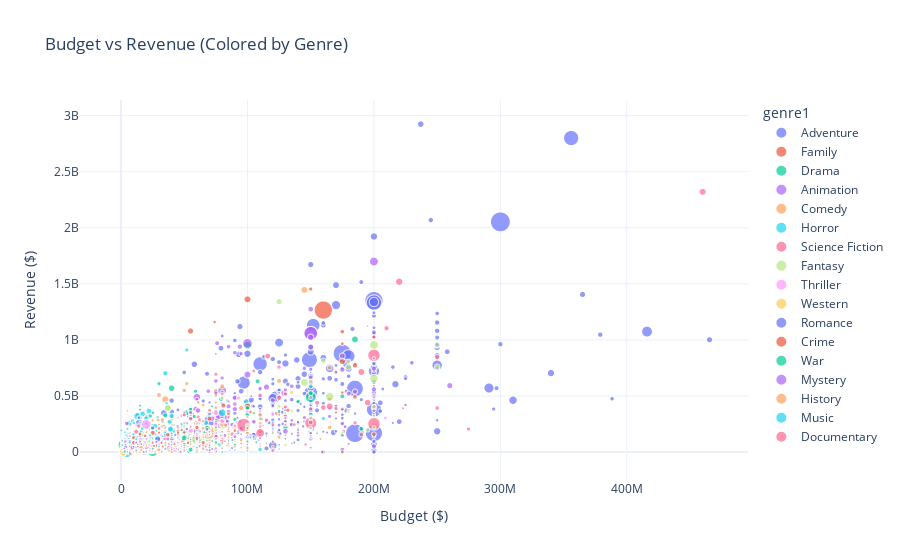

Notebook cell for this chart:
### Code cell
import plotly.express as px

#Option 1

fig1 = px.scatter(
    df_model,
    x='budget',
    y='revenue',
    color='genre1',          # color by genre string (e.g., Action, Comedy)
    size='popularity',       # optional: size points by popularity
    hover_data=['title'],    # optional: show movie title on hover
    title='Budget vs Revenue (Colored by Genre)',
    labels={'budget': 'Budget ($)', 'revenue': 'Revenue ($)'}
)

fig1.update_layout(template='plotly_white')
fig1.show()

### Figure 1 — Plotly figure (JSON) as saved in the notebook; plotly's stock layout.template omitted (floating-point values rounded to 4 significant figures; data arrays with more than 128 entries replaced by an {"elided": "..."} marker saying what was removed)
{"data": [{"customdata": {"elided": "772x1 str values"}, "hovertemplate": "genre1=Adventure<br>Budget ($)=%{x}<br>Revenue ($)=%{y}<br>popularity=%{marker.size}<br>title=%{customdata[0]}<extra></extra>", "legendgroup": "Adventure", "marker": {"color": "#636efa", "size": {"elided": "772 float values"}, "sizemode": "area", "sizeref": 0.5104, "symbol": "circle"}, "mode": "markers", "name": "Adventure", "showlegend": true, "type": "scattergl", "x": {"elided": "772 int values"}, "xaxis": "x", "y": {"elided": "772 int values"}, "yaxis": "y"}, {"customdata": [["Beauty and the Beast"], ["The Super Mario Bros. Movie"], ["The Garfield Movie"], ["Coco"], ["Paddington in Peru"], ["Madagascar"], ["Wreck-It Ralph"], ["PAW Patrol: The Mighty Movie"], ["The Bad Guys"], ["Maleficent: Mistress of Evil"], ["Cars 3"], ["Toy Story 4"], ["The Day the Earth Blew Up: A Looney Tunes Movie"], ["Penguins of Madagascar"], ["Alice in Wonderland"], ["Frozen II"], ["Bee Movie"], ["Dora and the Lost City of Gold"], ["The SpongeBob Movie: Sponge on the Run"], ["How the Grinch Stole Christmas"], ["Wonder"], ["The Angry Birds Movie 2"], ["Trolls World Tour"], ["PAW Patrol: The Movie"], ["The SpongeBob SquarePants Movie"], ["Madagascar: Escape 2 Africa"], ["Ralph Breaks the Internet"], ["The SpongeBob Movie: Sponge Out of Water"], ["Over the Hedge"], ["Harold and the Purple Crayon"], ["The Jungle Book"], ["The Grinch"], ["Trolls"], ["Space Jam: A New Legacy"], ["The Spiderwick Chronicles"], ["Onward"], ["Smurfs: The Lost Village"], ["Sinbad: Legend of the Seven Seas"], ["Minions"], ["The Road to El Dorado"], ["Miracles from Heaven"], ["Like Mike"], ["Stuart Little 2"], ["Abominable"], ["Freaky Friday"], ["ParaNorman"], ["Roald Dahl's Matilda the Musical"], ["The Addams Family"], ["Dumbo"], ["The Lizzie McGuire Movie"], ["The Wild"], ["RV"], ["The Cat in the Hat"], ["August Rush"], ["Spy Kids 2: The Island of Lost Dreams"], ["Clifford the Big Red Dog"], ["Captain Underpants: The First Epic Movie"], ["Peter Rabbit 2: The Runaway"], ["Spy Kids"], ["A Dog's Journey"], ["Speed Racer"], ["The Secret Life of Bees"], ["Diary of a Wimpy Kid: Rodrick Rules"], ["Mr. Bean's Holiday"], ["Cats & Dogs: The Revenge of Kitty Galore"], ["My Little Pony: The Movie"], ["Soul Surfer"], ["Gulliver's Travels"], ["My Spy"], ["Alvin and the Chipmunks: The Road Chip"], ["The Lego Ninjago Movie"], ["The Muppets"], ["Dolittle"], ["Lady and the Tramp"], ["Smallfoot"], ["Ella Enchanted"], ["The Water Horse"], ["Spy Kids 3-D: Game Over"], ["Spy Kids: All the Time in the World"], ["Underdog"], ["G-Force"], ["Missing Link"], ["Early Man"], ["Sleepover"], ["Zoom"], ["The Wolf and the Lion"], ["Playing with Fire"], ["102 Dalmatians"], ["A Street Cat Named Bob"], ["The Son of Bigfoot"], ["Marmaduke"], ["Kicking & Screaming"], ["The Jungle Book 2"], ["Nancy Drew"], ["Cats & Dogs"], ["Ice Princess"], ["Pooh's Heffalump Movie"], ["Middle School: The Worst Years of My Life"], ["Shaun the Sheep Movie"], ["Valiant"], ["Are We There Yet?"], ["Playmobil: The Movie"]], "hovertemplate": "genre1=Family<br>Budget ($)=%{x}<br>Revenue ($)=%{y}<br>popularity=%{marker.size}<br>title=%{customdata[0]}<extra></extra>", "legendgroup": "Family", "marker": {"color": "#EF553B", "size": [173.1, 24.61, 21.14, 20.5, 18.86, 14.18, 12.07, 11.67, 11.48, 11.24, 11.23, 11.19, 11.0, 10.2, 10.1, 10.08, 9.688, 9.636, 9.274, 8.813, 8.739, 8.64, 8.629, 8.6, 8.587, 8.548, 8.474, 8.235, 8.166, 7.977, 7.889, 7.719, 7.697, 7.667, 7.59, 7.046, 7.005, 6.489, 6.436, 5.922, 5.92, 5.737, 5.715, 5.593, 5.59, 5.412, 5.34, 5.261, 5.211, 5.183, 5.183, 5.183, 5.171, 5.127, 5.122, 4.983, 4.884, 4.817, 4.757, 4.69, 4.64, 4.607, 4.48, 4.479, 4.445, 4.372, 4.307, 4.28, 4.275, 4.196, 4.066, 4.032, 3.941, 3.917, 3.845, 3.766, 3.748, 3.695, 3.654, 3.49, 3.434, 3.377, 3.232, 3.222, 3.158, 3.13, 3.048, 3.038, 3.008, 2.952, 2.944, 2.918, 2.906, 2.788, 2.75, 2.738, 2.711, 2.587, 2.566, 2.487, 2.412, 2.389], "sizemode": "area", "sizeref": 0.5104, "symbol": "circle"}, "mode": "markers", "name": "Family", "showlegend": true, "type": "scattergl", "x": [160000000, 100000000, 60000000, 175000000, 90000000, 75000000, 165000000, 30000000, 80000000, 185000000, 175000000, 175000000, 15000000, 132000000, 200000000, 150000000, 150000000, 49000000, 60000000, 123000000, 20000000, 65000000, 90000000, 26000000, 30000000, 150000000, 175000000, 74000000, 80000000, 40000000, 175000000, 75000000, 125000000, 150000000, 90000000, 200000000, 60000000, 60000000, 74000000, 95000000, 16000000, 30000000, 120000000, 75000000, 26000000, 60000000, 25000000, 40000000, 170000000, 17000000, 80000000, 50000000, 109000000, 25000000, 38000000, 64000000, 38000000, 45000000, 35000000, 16000000, 120000000, 11000000, 21000000, 25000000, 85000000, 6000000, 18000000, 112000000, 18000000, 90000000, 70000000, 45000000, 175000000, 60000000, 80000000, 31000000, 40000000, 38000000, 27000000, 25000000, 150000000, 100000000, 50000000, 10000000, 75600000, 11900000, 29900000, 85000000, 8000000, 30000000, 50000000, 45000000, 20000000, 20000000, 60000000, 25000000, 20000000, 8500000, 25000000, 35000000, 32000000, 75000000], "xaxis": "x", "y": [1266115964, 1362000000, 254907482, 807816196, 209470312, 542064525, 471222889, 202231360, 250162278, 491730089, 383925276, 1073841394, 15076954, 373515621, 1025467110, 1453683476, 287594577, 120600000, 4700000, 345800000, 315025930, 137792047, 49276818, 144327371, 140161792, 603900354, 529323962, 311594032, 343397247, 32227855, 966550600, 508600000, 347337803, 163692228, 164200000, 141940042, 197183546, 80767884, 1159457503, 76400000, 74000000, 62300000, 169956806, 190304772, 160846332, 107139399, 37289659, 204394183, 353284621, 55534455, 102338515, 87528173, 133800000, 66122026, 119723358, 107347356, 125427681, 153000000, 147934180, 78871079, 93900000, 38105395, 72526996, 232225908, 112483764, 61294644, 47088990, 237382724, 10200000, 233755553, 123081555, 165184237, 251410631, 51000000, 214115531, 27400000, 103967384, 197101678, 85564310, 65270477, 292817841, 26565710, 53431158, 10143022, 12506188, 15300000, 69412425, 183611771, 17900000, 46372519, 83761844, 56070433, 135700000, 30715465, 93375151, 27645491, 52900000, 23316139, 106209378, 61746888, 97918663, 1630000], "yaxis": "y"}, {"customdata": {"elided": "620x1 str values"}, "hovertemplate": "genre1=Drama<br>Budget ($)=%{x}<br>Revenue ($)=%{y}<br>popularity=%{marker.size}<br>title=%{customdata[0]}<extra></extra>", "legendgroup": "Drama", "marker": {"color": "#00cc96", "size": {"elided": "620 float values"}, "sizemode": "area", "sizeref": 0.5104, "symbol": "circle"}, "mode": "markers", "name": "Drama", "showlegend": true, "type": "scattergl", "x": {"elided": "620 int values"}, "xaxis": "x", "y": {"elided": "620 int values"}, "yaxis": "y"}, {"customdata": {"elided": "163x1 str values"}, "hovertemplate": "genre1=Animation<br>Budget ($)=%{x}<br>Revenue ($)=%{y}<br>popularity=%{marker.size}<br>title=%{customdata[0]}<extra></extra>", "legendgroup": "Animation", "marker": {"color": "#ab63fa", "size": {"elided": "163 float values"}, "sizemode": "area", "sizeref": 0.5104, "symbol": "circle"}, "mode": "markers", "name": "Animation", "showlegend": true, "type": "scattergl", "x": {"elided": "163 int values"}, "xaxis": "x", "y": {"elided": "163 int values"}, "yaxis": "y"}, {"customdata": {"elided": "563x1 str values"}, "hovertemplate": "genre1=Comedy<br>Budget ($)=%{x}<br>Revenue ($)=%{y}<br>popularity=%{marker.size}<br>title=%{customdata[0]}<extra></extra>", "legendgroup": "Comedy", "marker": {"color": "#FFA15A", "size": {"elided": "563 float values"}, "sizemode": "area", "sizeref": 0.5104, "symbol": "circle"}, "mode": "markers", "name": "Comedy", "showlegend": true, "type": "scattergl", "x": {"elided": "563 int values"}, "xaxis": "x", "y": {"elided": "563 int values"}, "yaxis": "y"}, {"customdata": {"elided": "293x1 str values"}, "hovertemplate": "genre1=Horror<br>Budget ($)=%{x}<br>Revenue ($)=%{y}<br>popularity=%{marker.size}<br>title=%{customdata[0]}<extra></extra>", "legendgroup": "Horror", "marker": {"color": "#19d3f3", "size": {"elided": "293 float values"}, "sizemode": "area", "sizeref": 0.5104, "symbol": "circle"}, "mode": "markers", "name": "Horror", "showlegend": true, "type": "scattergl", "x": {"elided": "293 int values"}, "xaxis": "x", "y": {"elided": "293 int values"}, "yaxis": "y"}, {"customdata": [["Alien: Covenant"], ["Guardians of the Galaxy Vol. 2"], ["Dark Phoenix"], ["Annihilation"], ["Blade Runner 2049"], ["Ghost in the Shell"], ["The Avengers"], ["Avatar: The Way of Water"], ["Dune: Part Two"], ["Dune"], ["Transformers: Rise of the Beasts"], ["Venom"], ["Kingdom of the Planet of the Apes"], ["Guardians of the Galaxy Vol. 3"], ["Teenage Mutant Ninja Turtles"], ["Transformers: Age of Extinction"], ["The Hunger Games: Mockingjay - Part 1"], ["M3GAN"], ["Poor Things"], ["Terminator Genisys"], ["The Creator"], ["Eternals"], ["Solo: A Star Wars Story"], ["Venom: Let There Be Carnage"], ["Eternal Sunshine of the Spotless Mind"], ["A Quiet Place Part II"], ["The Incredible Hulk"], ["Predators"], ["The Matrix Resurrections"], ["The Predator"], ["Jupiter Ascending"], ["Nope"], ["Prometheus"], ["The Marvels"], ["Maze Runner: The Scorch Trials"], ["Star Trek"], ["Godzilla: King of the Monsters"], ["The Hunger Games"], ["Megalopolis"], ["Ant-Man"], ["Elysium"], ["Terminator: Dark Fate"], ["Dawn of the Planet of the Apes"], ["Minority Report"], ["Predestination"], ["RoboCop"], ["Maze Runner: The Death Cure"], ["The Purge"], ["Chronicle"], ["Hulk"], ["Gravity"], ["The Butterfly Effect"], ["What Happened to Monday"], ["The 5th Wave"], ["Fantastic Four: Rise of the Silver Surfer"], ["Zathura: A Space Adventure"], ["Gemini Man"], ["Moonfall"], ["Anon"], ["District 9"], ["The Core"], ["Battle: Los Angeles"], ["The Adjustment Bureau"], ["Mr. Nobody"], ["The New Mutants"], ["Vivarium"], ["Riddick"], ["Superman Returns"], ["Replicas"], ["Code 8"], ["The Endless"], ["Transformers: Revenge of the Fallen"], ["After Earth"], ["Ender's Game"], ["Serenity"], ["Surrogates"], ["Æon Flux"], ["Skyline"], ["Ad Astra"], ["Kin"], ["The 6th Day"], ["Hot Tub Time Machine"], ["Captive State"], ["Stealth"], ["Project Gemini"], ["Moon"], ["Crimes of the Future"], ["Sunshine"], ["Dark Skies"], ["I.S.S."], ["Ultraviolet"], ["The Time Machine"], ["Star Trek: Nemesis"], ["Freaks"], ["Songbird"], ["Push"], ["High Life"], ["Self/less"], ["Prospect"], ["Frequency"], ["Voyagers"], ["Outlander"], ["Primer"], ["K-PAX"], ["Battlefield Earth"], ["S1m0ne"], ["Cosmic Sin"], ["Mission to Mars"], ["Project Almanac"]], "hovertemplate": "genre1=Science Fiction<br>Budget ($)=%{x}<br>Revenue ($)=%{y}<br>popularity=%{marker.size}<br>title=%{customdata[0]}<extra></extra>", "legendgroup": "Science Fiction", "marker": {"color": "#FF6692", "size": [93.85, 79.34, 78.76, 77.43, 74.95, 40.48, 29.69, 25.48, 24.39, 24.2, 21.76, 18.25, 17.41, 15.28, 15.2, 15.18, 14.71, 14.2, 12.76, 12.39, 12.36, 12.35, 11.76, 11.73, 11.6, 11.4, 11.23, 11.14, 11.04, 10.46, 10.23, 10.17, 9.995, 9.973, 9.736, 9.647, 9.643, 9.156, 9.017, 8.977, 8.947, 8.861, 8.652, 8.157, 8.144, 7.624, 7.579, 7.495, 7.484, 7.451, 7.436, 7.159, 7.079, 7.051, 7.015, 6.951, 6.871, 6.829, 6.711, 6.453, 5.868, 5.797, 5.678, 5.674, 5.623, 5.445, 5.24, 5.212, 5.171, 5.111, 4.984, 4.964, 4.715, 4.615, 4.588, 4.483, 4.432, 4.33, 4.21, 4.145, 4.137, 3.896, 3.784, 3.745, 3.703, 3.675, 3.453, 3.444, 3.343, 3.29, 3.278, 3.276, 3.242, 3.202, 3.143, 3.092, 3.082, 3.03, 3.01, 2.968, 2.957, 2.933, 2.846, 2.806, 2.759, 2.755, 2.666, 2.585, 2.499], "sizemode": "area", "sizeref": 0.5104, "symbol": "circle"}, "mode": "markers", "name": "Science Fiction", "showlegend": true, "type": "scattergl", "x": [97000000, 200000000, 200000000, 40000000, 150000000, 110000000, 220000000, 460000000, 190000000, 165000000, 195000000, 116000000, 160000000, 250000000, 125000000, 210000000, 125000000, 12000000, 35000000, 155000000, 80000000, 200000000, 250000000, 110000000, 20000000, 55000000, 150000000, 40000000, 190000000, 88000000, 176000000, 68000000, 130000000, 274800000, 61000000, 150000000, 170000000, 75000000, 120000000, 130000000, 115000000, 185000000, 170000000, 102000000, 5500000, 120000000, 62000000, 3000000, 15000000, 137000000, 105000000, 13000000, 20000000, 38000000, 130000000, 65000000, 140000000, 146000000, 20000000, 30000000, 60000000, 70000000, 50200000, 47000000, 67000000, 4000000, 38000000, 223000000, 30000000, 15000000, 1000000, 200000000, 130000000, 110000000, 39000000, 80000000, 62000000, 10500000, 87500000, 30000000, 82000000, 36000000, 25000000, 135000000, 6000000, 5000000, 27000000, 50000000, 3500000, 13800000, 30000000, 80000000, 60000000, 2000, 2500000, 38000000, 8933400, 26000000, 4000000, 31000000, 20000000, 50000000, 7000, 48000000, 44000000, 10000000, 20000000, 90000000, 12000000], "xaxis": "x", "y": [240891763, 863756051, 252442974, 43070915, 259239658, 169801921, 1518815515, 2320250281, 714444358, 407573628, 441381193, 856085151, 397378150, 845600000, 485004754, 1104054072, 755356711, 181796517, 117607117, 440603537, 104272136, 402064899, 392952373, 506863592, 72258126, 297372261, 264770996, 127200000, 156497322, 160542134, 184000000, 170823080, 403354469, 206136825, 312296056, 386839614, 387300138, 694394724, 13857002, 519311965, 286140700, 261119292, 710644566, 358372926, 4942449, 242688965, 288175335, 91266581, 145000000, 245360480, 723192705, 96800000, 27975429, 109906372, 301913131, 65079104, 173469516, 67319703, 1197741, 210888950, 74208267, 211800000, 127900000, 2331721, 49169594, 488000, 98337295, 391081192, 8100000, 157209, 956425, 836303693, 243843127, 125537191, 38869464, 122444772, 53321673, 66984887, 127461872, 10023153, 96085477, 64780213, 8808611, 76932943, 211674, 9760104, 4551565, 34800000, 25174316, 6605079, 31070211, 123700000, 67336470, 368410, 1000000, 49678401, 2133033, 31807156, 22777, 68106245, 4298184, 7033683, 545436, 50315140, 29725663, 19576023, 349757, 110983407, 33200000], "yaxis": "y"}, {"customdata": [["The Dark Tower"], ["Doctor Strange in the Multiverse of Madness"], ["How to Train Your Dragon"], ["Fantastic Beasts: The Crimes of Grindelwald"], ["How to Train Your Dragon 2"], ["Twilight"], ["Twilight"], ["Harry Potter and the Deathly Hallows: Part 2"], ["Maleficent"], ["Thor: Love and Thunder"], ["Shrek the Third"], ["Constantine"], ["The Hobbit: The Desolation of Smaug"], ["Donnie Darko"], ["Damsel"], ["Fantastic Beasts: The Secrets of Dumbledore"], ["Fantastic Beasts and Where to Find Them"], ["Ghostbusters: Frozen Empire"], ["Ghostbusters: Afterlife"], ["Hancock"], ["Hellboy: The Crooked Man"], ["Jack the Giant Slayer"], ["Bruce Almighty"], ["Wrath of the Titans"], ["The Mummy"], ["Jungle Cruise"], ["The Watchers"], ["Miss Peregrine's Home for Peculiar Children"], ["Knights of the Zodiac"], ["The Smurfs 2"], ["Underworld: Blood Wars"], ["Hansel & Gretel: Witch Hunters"], ["Hellboy"], ["Daredevil"], ["The Lovely Bones"], ["The Last Witch Hunter"], ["Immortals"], ["Oz the Great and Powerful"], ["Home"], ["R.I.P.D."], ["The Sorcerer's Apprentice"], ["Midnight in Paris"], ["Underworld"], ["The Ant Bully"], ["Hellboy"], ["Underworld: Awakening"], ["Hellboy II: The Golden Army"], ["Nanny McPhee"], ["Chaos Walking"], ["Underworld: Evolution"], ["Drive Angry"], ["Son of the Mask"], ["The Legend of Tarzan"], ["The Nutcracker and the Four Realms"], ["The League of Extraordinary Gentlemen"], ["Blade II"], ["The Mortal Instruments: City of Bones"], ["Underworld: Rise of the Lycans"], ["Sorry to Bother You"], ["Mary Poppins Returns"], ["Bedazzled"], ["A Monster Calls"], ["Evan Almighty"], ["The Santa Clause 2"], ["Mandy"], ["Cats"], ["Pan"], ["The Illusionist"], ["The Covenant"], ["The Kid"], ["Eragon"], ["MirrorMask"], ["Aquamarine"], ["Enter the Void"], ["Where the Wild Things Are"], ["Don't Be Afraid of the Dark"], ["If Only"], ["Penelope"], ["Bedtime Stories"], ["Ghosts of Girlfriends Past"], ["Into the Woods"], ["Beautiful Creatures"], ["The King's Daughter"]], "hovertemplate": "genre1=Fantasy<br>Budget ($)=%{x}<br>Revenue ($)=%{y}<br>popularity=%{marker.size}<br>title=%{customdata[0]}<extra></extra>", "legendgroup": "Fantasy", "marker": {"color": "#B6E880", "size": [60.75, 43.08, 39.33, 37.47, 31.1, 25.9, 25.9, 20.09, 16.72, 14.56, 14.48, 11.86, 11.76, 10.59, 10.18, 10.03, 9.87, 9.303, 9.132, 8.782, 8.731, 8.685, 8.617, 8.268, 8.024, 7.992, 7.976, 7.875, 7.732, 7.723, 7.588, 7.54, 7.337, 7.208, 7.042, 6.87, 6.787, 6.29, 6.133, 6.131, 6.093, 6.064, 5.887, 5.727, 5.605, 5.591, 5.5, 5.49, 5.472, 5.325, 5.314, 5.213, 5.204, 4.951, 4.767, 4.763, 4.759, 4.617, 4.529, 4.427, 4.272, 4.128, 4.029, 3.902, 3.877, 3.795, 3.788, 3.725, 3.719, 3.555, 3.28, 3.265, 3.192, 3.089, 3.037, 3.021, 2.988, 2.769, 2.738, 2.725, 2.553, 2.548, 2.501], "sizemode": "area", "sizeref": 0.5104, "symbol": "circle"}, "mode": "markers", "name": "Fantasy", "showlegend": true, "type": "scattergl", "x": [60000000, 200000000, 165000000, 200000000, 145000000, 37000000, 37000000, 125000000, 180000000, 250000000, 160000000, 100000000, 250000000, 4500000, 60000000, 200000000, 180000000, 100000000, 75000000, 150000000, 20000000, 195000000, 80000000, 150000000, 125000000, 200000000, 30000000, 110000000, 60000000, 105000000, 35000000, 50000000, 50000000, 78000000, 65000000, 90000000, 75000000, 200000000, 135000000, 130000000, 150000000, 17000000, 22000000, 50000000, 66000000, 70000000, 85000000, 25000000, 125000000, 50000000, 50000000, 84000000, 180000000, 120000000, 78000000, 54000000, 60000000, 35000000, 3200000, 130000000, 48000000, 43000000, 175000000, 65000000, 6000000, 95000000, 150000000, 16500000, 20000000, 65000000, 100000000, 4000000, 12000000, 13000000, 100000000, 25000000, 532673, 15000000, 80000000, 37500000, 50000000, 60000000, 40500000], "xaxis": "x", "y": [113231078, 955775804, 494879471, 654900000, 621537519, 393616788, 393616788, 1341511219, 758539785, 760900000, 813367380, 230900000, 958400000, 7500000, 5000, 407200000, 809342332, 201967521, 204334455, 629400000, 2014050, 197700000, 484592874, 301970083, 409231607, 220889446, 51147812, 296482446, 7000000, 347434178, 81093313, 226349749, 55065289, 179179718, 93600000, 146936910, 226904017, 491868548, 368871007, 61600000, 215300000, 151119219, 95708457, 55200000, 99318987, 160112671, 160388063, 123276807, 26508132, 111476513, 40909909, 59918422, 356743061, 173961069, 179265204, 155010032, 95396573, 92158961, 18200000, 348807090, 90383208, 47309313, 174440724, 172842355, 1653784, 77276321, 128388320, 87892388, 37597471, 110317580, 250425512, 973613, 23006849, 754249, 100140916, 36993168, 3000000, 21156270, 212874864, 102366815, 212902372, 60052138, 2200000], "yaxis": "y"}, {"customdata": {"elided": "145x1 str values"}, "hovertemplate": "genre1=Thriller<br>Budget ($)=%{x}<br>Revenue ($)=%{y}<br>popularity=%{marker.size}<br>title=%{customdata[0]}<extra></extra>", "legendgroup": "Thriller", "marker": {"color": "#FF97FF", "size": {"elided": "145 float values"}, "sizemode": "area", "sizeref": 0.5104, "symbol": "circle"}, "mode": "markers", "name": "Thriller", "showlegend": true, "type": "scattergl", "x": {"elided": "145 int values"}, "xaxis": "x", "y": {"elided": "145 int values"}, "yaxis": "y"}, {"customdata": [["Bone Tomahawk"], ["Bone Tomahawk"], ["The Revenant"], ["Horizon: An American Saga - Chapter 1"], ["3:10 to Yuma"], ["Hell or High Water"], ["The Sisters Brothers"], ["Open Range"], ["The Homesman"], ["Jane Got a Gun"], ["Hidalgo"], ["The Kid"]], "hovertemplate": "genre1=Western<br>Budget ($)=%{x}<br>Revenue ($)=%{y}<br>popularity=%{marker.size}<br>title=%{customdata[0]}<extra></extra>", "legendgroup": "Western", "marker": {"color": "#FECB52", "size": [31.72, 31.72, 9.264, 6.455, 4.599, 4.267, 3.597, 3.227, 2.937, 2.769, 2.714, 2.4], "sizemode": "area", "sizeref": 0.5104, "symbol": "circle"}, "mode": "markers", "name": "Western", "showlegend": true, "type": "scattergl", "x": [1800000, 1800000, 135000000, 50000000, 55000000, 12000000, 38000000, 22000000, 16000000, 25000000, 100000000, 8000000], "xaxis": "x", "y": [475846, 475846, 532950503, 38735702, 70000000, 37600000, 13143056, 68296293, 3442853, 3771345, 108103450, 1561698], "yaxis": "y"}, {"customdata": [["After"], ["The Notebook"], ["Cinderella"], ["Her"], ["Corpse Bride"], ["After We Collided"], ["We Live in Time"], ["After Ever Happy"], ["Call Me by Your Name"], ["After Everything"], ["Anyone But You"], ["Beautiful Disaster"], ["Five Feet Apart"], ["After We Fell"], ["Flipped"], ["Friends with Benefits"], ["Redeeming Love"], ["Fly Me to the Moon"], ["Beastly"], ["Secretary"], ["The Break-Up"], ["The Age of Adaline"], ["All of Us Strangers"], ["Waves"], ["The Fault in Our Stars"], ["Every Day"], ["She's Out of My League"], ["Marry Me"], ["Forever My Girl"], ["What to Expect When You're Expecting"], ["Focus"], ["Midnight Sun"], ["Overboard"], ["Monster-in-Law"], ["Two Weeks Notice"], ["The Next Three Days"], ["Failure to Launch"], ["Shortbus"], ["Punch-Drunk Love"], ["Rules Don't Apply"], ["Pride and Prejudice and Zombies"], ["Carol"], ["Cinderella Man"], ["Love Again"], ["The DUFF"], ["Sing Street"], ["If Beale Street Could Talk"], ["Soul Plane"], ["Upside Down"], ["Second Act"], ["The Space Between Us"], ["The Wedding Date"], ["Leap Year"], ["The House Bunny"], ["Becoming Jane"], ["Just Married"], ["Step Up All In"], ["All My Life"], ["My Big Fat Greek Wedding 2"], ["Brown Sugar"], ["Before Midnight"], ["Song to Song"], ["Fifty Shades of Black"], ["Ironclad"], ["Julie & Julia"], ["Brooklyn"], ["Freeheld"], ["Book Club"], ["Two Night Stand"], ["Return to Me"], ["The Painted Veil"], ["The Sweetest Thing"], ["I Don't Know How She Does It"], ["Under the Tuscan Sun"], ["Grace of Monaco"], ["Bel Ami"]], "hovertemplate": "genre1=Romance<br>Budget ($)=%{x}<br>Revenue ($)=%{y}<br>popularity=%{marker.size}<br>title=%{customdata[0]}<extra></extra>", "legendgroup": "Romance", "marker": {"color": "#636efa", "size": [24.56, 18.98, 17.92, 14.6, 14.18, 12.82, 12.6, 11.3, 10.87, 10.72, 10.11, 9.521, 9.22, 9.213, 8.668, 8.469, 8.0, 6.824, 6.794, 6.787, 6.587, 6.464, 6.461, 6.343, 6.038, 5.72, 5.374, 5.235, 5.053, 5.024, 4.948, 4.76, 4.692, 4.676, 4.661, 4.524, 4.384, 4.364, 4.285, 4.227, 4.197, 4.185, 4.174, 4.143, 3.872, 3.865, 3.862, 3.61, 3.608, 3.521, 3.482, 3.45, 3.441, 3.395, 3.344, 3.184, 3.166, 3.114, 3.065, 2.922, 2.9, 2.897, 2.865, 2.865, 2.855, 2.824, 2.672, 2.664, 2.598, 2.59, 2.508, 2.504, 2.499, 2.467, 2.425, 2.403], "sizemode": "area", "sizeref": 0.5104, "symbol": "circle"}, "mode": "markers", "name": "Romance", "showlegend": true, "type": "scattergl", "x": [14000000, 29000000, 95000000, 23000000, 40000000, 14000000, 20000000, 14000000, 3500000, 14000000, 25000000, 25000000, 7000000, 14000000, 14000000, 35000000, 30000000, 100000000, 17000000, 4000000, 52000000, 25000000, 5000000, 6000000, 14000000, 4900000, 20000000, 23000000, 3500000, 40000000, 50100000, 2800000, 12000000, 43000000, 60000000, 30000000, 50000000, 2000000, 25000000, 25000000, 28000000, 11800000, 88000000, 9000000, 8500000, 4000000, 12000000, 16000000, 60000000, 16000000, 30000000, 15000000, 19000000, 25000000, 16500000, 18000000, 45000000, 25000000, 18000000, 8000000, 3000000, 10000000, 20000000, 25000000, 40000000, 11000000, 7000000, 10000000, 1645000, 24000000, 19400000, 43000000, 24000000, 18000000, 30000000, 9000000], "xaxis": "x", "y": [69497587, 115600000, 543514353, 47351251, 118133252, 47990414, 37182814, 19238073, 43143046, 10644463, 214891370, 6850036, 92600000, 21753705, 4324817, 149500000, 9464198, 42247783, 43200000, 9300000, 205700000, 65663276, 14864960, 2576990, 307166834, 10400000, 49800000, 44000000, 16367326, 79700000, 153962963, 27365467, 91244913, 154749918, 199043242, 67448651, 130224158, 5557564, 24665649, 3900000, 16457494, 40272135, 108539911, 10000000, 43528634, 13624522, 20572691, 14800000, 22187813, 72282227, 14793385, 47175038, 32686500, 70442940, 37311672, 101564935, 86165646, 2000000, 90632641, 27362712, 11176469, 1710528, 21164799, 5151023, 129500000, 62076141, 573335, 78720293, 868081, 36600000, 26910847, 68696770, 31410151, 58878723, 26576000, 8303261], "yaxis": "y"}, {"customdata": {"elided": "140x1 str values"}, "hovertemplate": "genre1=Crime<br>Budget ($)=%{x}<br>Revenue ($)=%{y}<br>popularity=%{marker.size}<br>title=%{customdata[0]}<extra></extra>", "legendgroup": "Crime", "marker": {"color": "#EF553B", "size": {"elided": "140 float values"}, "sizemode": "area", "sizeref": 0.5104, "symbol": "circle"}, "mode": "markers", "name": "Crime", "showlegend": true, "type": "scattergl", "x": {"elided": "140 int values"}, "xaxis": "x", "y": {"elided": "140 int values"}, "yaxis": "y"}, {"customdata": [["Fury"], ["Civil War"], ["Troy"], ["Guy Ritchie's The Covenant"], ["Dunkirk"], ["1917"], ["American Sniper"], ["Pearl Harbor"], ["13 Hours: The Secret Soldiers of Benghazi"], ["Tears of the Sun"], ["12 Strong"], ["The Wall"], ["Lone Survivor"], ["Devotion"], ["War Horse"], ["Green Zone"], ["The Outpost"], ["Tolkien"], ["Alexander"], ["U-571"], ["Cold Mountain"], ["Flags of Our Fathers"], ["The Man with the Iron Heart"], ["Danger Close: The Battle of Long Tan"], ["Windtalkers"], ["The Water Diviner"], ["The Monuments Men"]], "hovertemplate": "genre1=War<br>Budget ($)=%{x}<br>Revenue ($)=%{y}<br>popularity=%{marker.size}<br>title=%{customdata[0]}<extra></extra>", "legendgroup": "War", "marker": {"color": "#00cc96", "size": [18.59, 16.58, 14.27, 12.7, 12.33, 10.93, 9.896, 9.707, 8.328, 6.497, 6.069, 5.762, 4.936, 4.902, 4.771, 4.669, 4.608, 4.457, 4.363, 4.34, 3.81, 3.56, 3.241, 3.206, 3.0, 2.462, 2.409], "sizemode": "area", "sizeref": 0.5104, "symbol": "circle"}, "mode": "markers", "name": "War", "showlegend": true, "type": "scattergl", "x": [68000000, 50000000, 175000000, 55000000, 150000000, 100000000, 58800000, 140000000, 50000000, 75000000, 35000000, 3000000, 40000000, 90000000, 66000000, 100000000, 18000000, 20000000, 155000000, 62000000, 79000000, 90000000, 32679734, 23934823, 115000000, 22500000, 70000000], "xaxis": "x", "y": [211817906, 126542249, 497409852, 21948551, 527000000, 394638258, 542300000, 449220945, 69411370, 86500000, 67450815, 4500000, 149295601, 20000000, 177584879, 94882889, 2133452, 8654322, 167298192, 127700000, 173013509, 65900249, 4412639, 2078370, 77600000, 15520023, 154984035], "yaxis": "y"}, {"customdata": [["Watchmen"], ["Gone Girl"], ["Blink Twice"], ["Get Out"], ["Memento"], ["Murder on the Orient Express"], ["Death on the Nile"], ["Scooby-Doo"], ["A Haunting in Venice"], ["Game Night"], ["Vanilla Sky"], ["Hypnotic"], ["Nerve"], ["Eagle Eye"], ["Inferno"], ["House of Wax"], ["Stay"], ["Amsterdam"], ["Identity"], ["The Crazies"], ["Reminiscence"], ["The Guest"], ["Sky Captain and the World of Tomorrow"], ["See How They Run"], ["The Fourth Kind"], ["Paper Towns"], ["The X Files: I Want to Believe"], ["Odd Thomas"], ["Secret Window"], ["Dream House"], ["Joe Dirt"], ["Femme Fatale"], ["Joy Ride"], ["Scooby-Doo 2: Monsters Unleashed"]], "hovertemplate": "genre1=Mystery<br>Budget ($)=%{x}<br>Revenue ($)=%{y}<br>popularity=%{marker.size}<br>title=%{customdata[0]}<extra></extra>", "legendgroup": "Mystery", "marker": {"color": "#ab63fa", "size": [18.31, 15.95, 13.12, 12.23, 11.53, 9.701, 8.148, 7.847, 7.816, 7.513, 6.573, 5.523, 5.095, 4.838, 4.681, 4.663, 4.588, 4.543, 4.536, 4.266, 4.092, 3.832, 3.788, 3.565, 3.465, 3.387, 3.261, 3.216, 3.121, 2.961, 2.896, 2.692, 2.679, 2.55], "sizemode": "area", "sizeref": 0.5104, "symbol": "circle"}, "mode": "markers", "name": "Mystery", "showlegend": true, "type": "scattergl", "x": [130000000, 61000000, 20000000, 4500000, 9000000, 55000000, 90000000, 84000000, 60000000, 37000000, 68000000, 70000000, 19000000, 80000000, 75000000, 40000000, 50000000, 80000000, 28000000, 20000000, 68000000, 5000000, 70000000, 40000000, 10000000, 12000000, 30000000, 27000000, 40000000, 50000000, 17700000, 35000000, 23000000, 80000000], "xaxis": "x", "y": [185258983, 370890259, 46393906, 255407969, 40047236, 352800000, 137307235, 275650703, 121400000, 117501013, 203388341, 16014123, 85241496, 178800000, 220021259, 68766121, 8342132, 31245810, 90259536, 54956140, 18717947, 2700051, 57958696, 21921551, 47709193, 85500000, 69363381, 1149267, 92900000, 39984400, 30987695, 16800000, 36642838, 181466833], "yaxis": "y"}, {"customdata": [["Napoleon"], ["The Fire Inside"], ["The Imitation Game"], ["The Iron Claw"], ["Les Misérables"], ["Dumb Money"], ["The Last Duel"], ["Lincoln"], ["Big George Foreman"], ["The Favourite"], ["The Apprentice"], ["Young Woman and the Sea"], ["Selma"], ["First Man"], ["The Return"], ["Ferrari"], ["Reagan"], ["Cabrini"], ["Milk"], ["A Hidden Life"], ["The Iron Lady"], ["The Walk"], ["The Professor and the Madman"], ["The Promise"], ["All Eyez on Me"], ["In the Valley of Elah"], ["Thirteen Days"], ["Bonhoeffer: Pastor. Spy. Assassin"], ["Parkland"], ["Chappaquiddick"]], "hovertemplate": "genre1=History<br>Budget ($)=%{x}<br>Revenue ($)=%{y}<br>popularity=%{marker.size}<br>title=%{customdata[0]}<extra></extra>", "legendgroup": "History", "marker": {"color": "#FFA15A", "size": [11.37, 10.12, 9.477, 8.654, 8.255, 7.335, 6.3, 6.135, 5.385, 5.343, 5.257, 5.063, 4.697, 4.446, 4.403, 4.11, 3.973, 3.912, 3.036, 2.995, 2.943, 2.932, 2.903, 2.871, 2.843, 2.763, 2.619, 2.561, 2.496, 2.388], "sizemode": "area", "sizeref": 0.5104, "symbol": "circle"}, "mode": "markers", "name": "History", "showlegend": true, "type": "scattergl", "x": [165000000, 12000000, 14000000, 15900000, 61000000, 30000000, 100000000, 65000000, 32000000, 15000000, 16000000, 40000000, 20000000, 70000000, 20000000, 95000000, 25000000, 50000000, 20000000, 9000000, 13000000, 35000000, 25000000, 90000000, 40000000, 23000000, 80000000, 25000000, 10000000, 34000000], "xaxis": "x", "y": [220597098, 8104331, 233555708, 40130232, 442636309, 20703794, 30552111, 275300000, 3800000, 95918706, 17271613, 581725, 66787908, 105713218, 2106733, 39220516, 30107173, 20592796, 54600000, 4645140, 115890792, 61181942, 4957273, 12448676, 44922302, 29541790, 34566746, 12165702, 1412181, 17904202], "yaxis": "y"}, {"customdata": [["Better Man"], ["Bohemian Rhapsody"], ["A Star Is Born"], ["Dance Flick"], ["TÁR"], ["Bob Marley: One Love"], ["Step Up"], ["Rocketman"], ["Step Up 2: The Streets"], ["Back to Black"], ["Step Up Revolution"], ["Strange Magic"], ["I Can Only Imagine"], ["I Still Believe"], ["TAYLOR SWIFT | THE ERAS TOUR"], ["Whitney Houston: I Wanna Dance with Somebody"], ["The Nutcracker"], ["Fame"], ["Honey"], ["Jem and the Holograms"], ["Jersey Boys"]], "hovertemplate": "genre1=Music<br>Budget ($)=%{x}<br>Revenue ($)=%{y}<br>popularity=%{marker.size}<br>title=%{customdata[0]}<extra></extra>", "legendgroup": "Music", "marker": {"color": "#19d3f3", "size": [10.96, 9.785, 5.898, 5.622, 5.35, 5.211, 4.865, 4.642, 4.603, 4.34, 3.778, 3.71, 3.426, 3.402, 2.931, 2.803, 2.787, 2.512, 2.501, 2.474, 2.447], "sizemode": "area", "sizeref": 0.5104, "symbol": "circle"}, "mode": "markers", "name": "Music", "showlegend": true, "type": "scattergl", "x": [110000000, 52000000, 36000000, 25000000, 35000000, 70000000, 12000000, 40000000, 23000000, 30000000, 33000000, 100000000, 7000000, 12000000, 15000000, 50000000, 90000000, 18000000, 18000000, 5000000, 40000000], "xaxis": "x", "y": [22541033, 910813521, 436388866, 31439140, 29048571, 180828556, 114194847, 167300000, 150816700, 51001975, 140470746, 13603453, 86086881, 16069730, 261656269, 59800000, 17177993, 77211836, 62646763, 2333684, 67347013], "yaxis": "y"}, {"customdata": [["The Secret"]], "hovertemplate": "genre1=Documentary<br>Budget ($)=%{x}<br>Revenue ($)=%{y}<br>popularity=%{marker.size}<br>title=%{customdata[0]}<extra></extra>", "legendgroup": "Documentary", "marker": {"color": "#FF6692", "size": [3.346], "sizemode": "area", "sizeref": 0.5104, "symbol": "circle"}, "mode": "markers", "name": "Documentary", "showlegend": true, "type": "scattergl", "x": [3500000], "xaxis": "x", "y": [65600000], "yaxis": "y"}], "layout": {"legend": {"itemsizing": "constant", "title": {"text": "genre1"}, "tracegroupgap": 0}, "title": {"text": "Budget vs Revenue (Colored by Genre)"}, "xaxis": {"anchor": "y", "domain": [0, 1], "title": {"text": "Budget ($)"}}, "yaxis": {"anchor": "x", "domain": [0, 1], "title": {"text": "Revenue ($)"}}}}
